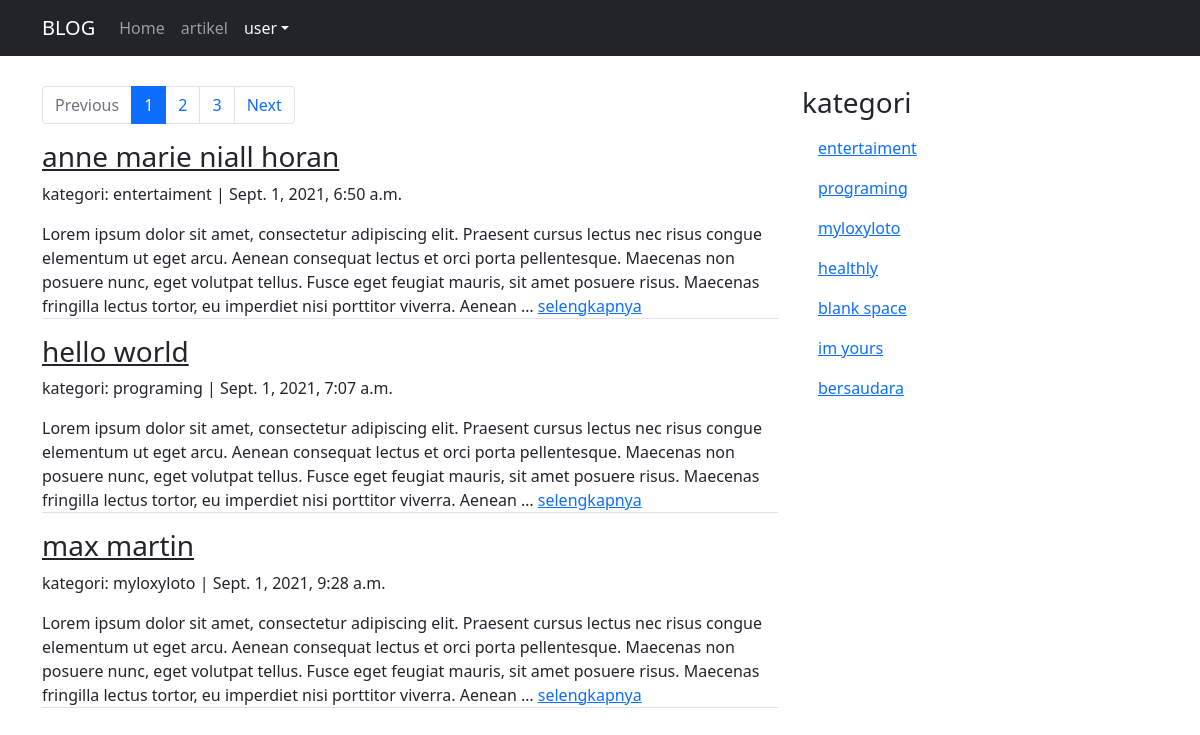
The page /blog/1 on the database its author committed.
### blog/models.py (models this page shows, shortened)
class artikel(models.Model):
    judul = models.CharField(max_length=255)
    isi = models.TextField()
    kategori = models.CharField(max_length=255)
    published = models.DateTimeField(auto_now_add=True)
    update = models.DateTimeField(auto_now=True)
    slug = models.SlugField(blank=True,editable=False)

### blog/views.py (the view)
# urls.py: url(r'^(?P<page>\d+)$', artikelistView.as_view(), name='list'),
class artikelistView(ListView):
    model = artikel
    template_name = "artikel/artikel_list.html"
    context_object_name ='artikel_list'
    oredering = ['published']
    paginate_by = 3
    def get_context_data(self, **kwargs):
        kategori_list = self.model.objects.values_list('kategori', flat=True).distinct()
        self.kwargs.update({'kategori_list':kategori_list})
        kwargs = self.kwargs
        return super().get_context_data(**kwargs)

### blog/templates/artikel/artikel_list.html (shortened to what this page needs)
{% extends 'base.html' %}
{% block contents %}
<div class="row">
  <div class="col-md-8">
    {% if is_paginated %}
    <nav aria-label="artikelpage">
      <ul class="pagination">
        {% if page_obj.has_previous %}
        <li class="page-item">
          <a class="page-link" href="{% url 'artikel:list' page_obj.previous_page_number %}">Previous</a>
        </li>
        {% else %}
        <li class="page-item disabled">
          <span class="page-link">Previous</span>
        </li>
        {% endif %}
        {% for page in paginator.page_range %}
        {% if page is page_obj.number %}
        <li class="page-item active" aria-current="page">
          <span class="page-link">{{page}} </span>
        </li>
        {% else %}
        <li class="page-item"><a class="page-link" href="{% url 'artikel:list' page %}">{{page}}</a></li>
        {% endif %}
        {% endfor %} {% if page_obj.has_next %}
        <li class="page-item">
          <a class="page-link" href="{% url 'artikel:list' page_obj.next_page_number %}">Next</a>
        </li>
        {% else %}
        <li class="page-item disabled">
          <span class="page-link">next</span>
        </li>
        {% endif %}
      </ul>
    </nav>
    {% endif %} {% for artikel in artikel_list %}
    <h3><a class="text-dark" href="{% url 'artikel:detail' artikel.slug %}">{{artikel.judul}}</a></h3>
    <p>kategori: {{artikel.kategori}} | {{artikel.published}}</p>
    <p class="border-bottom">{{artikel.isi|truncatewords:50}} <a href="{% url 'artikel:detail' artikel.slug %}">selengkapnya</a></p>
    {% endfor %}
  </div>
  <div class="col-sm">
    <h3>kategori</h3>
    {% for kategori in kategori_list %}
    <ul class="list-group list-group-flush">
      <li class="list-group-item"><a href="{% url 'artikel:category' kategori 1 %}">{{kategori}}</a></li>
    </ul>
    {% endfor %}
  </div>
</div>
{% endblock contents %}

### rows shown on the page
artikel: judul "anne marie niall horan", kategori "entertaiment", published "Sept. 1, 2021, 6:50 a.m.", isi "Lorem ipsum dolor sit amet, consectetur adipiscing elit. Praesent cursus lectus nec risus congue elementum ut eget arcu. Aenean consequat lectus et orci porta pellentesque. Maecenas non posuere nunc, eget volutpat tellus. Fusce eget feugiat mauris, sit amet posuere risus. Maecenas fringilla lectus tortor, eu imperdiet nisi porttitor viverra. Aenean …"
artikel: judul "hello world", kategori "programing", published "Sept. 1, 2021, 7:07 a.m.", isi "Lorem ipsum dolor sit amet, consectetur adipiscing elit. Praesent cursus lectus nec risus congue elementum ut eget arcu. Aenean consequat lectus et orci porta pellentesque. Maecenas non posuere nunc, eget volutpat tellus. Fusce eget feugiat mauris, sit amet posuere risus. Maecenas fringilla lectus tortor, eu imperdiet nisi porttitor viverra. Aenean …"
artikel: judul "max martin", kategori "myloxyloto", published "Sept. 1, 2021, 9:28 a.m.", isi "Lorem ipsum dolor sit amet, consectetur adipiscing elit. Praesent cursus lectus nec risus congue elementum ut eget arcu. Aenean consequat lectus et orci porta pellentesque. Maecenas non posuere nunc, eget volutpat tellus. Fusce eget feugiat mauris, sit amet posuere risus. Maecenas fringilla lectus tortor, eu imperdiet nisi porttitor viverra. Aenean …"

### other values the page prints
{{ page }} "1"
{{ page }} "2" "3"
{{ kategori }} "entertaiment" "programing" "myloxyloto" "healthly" "blank space" "im yours" "bersaudara"
